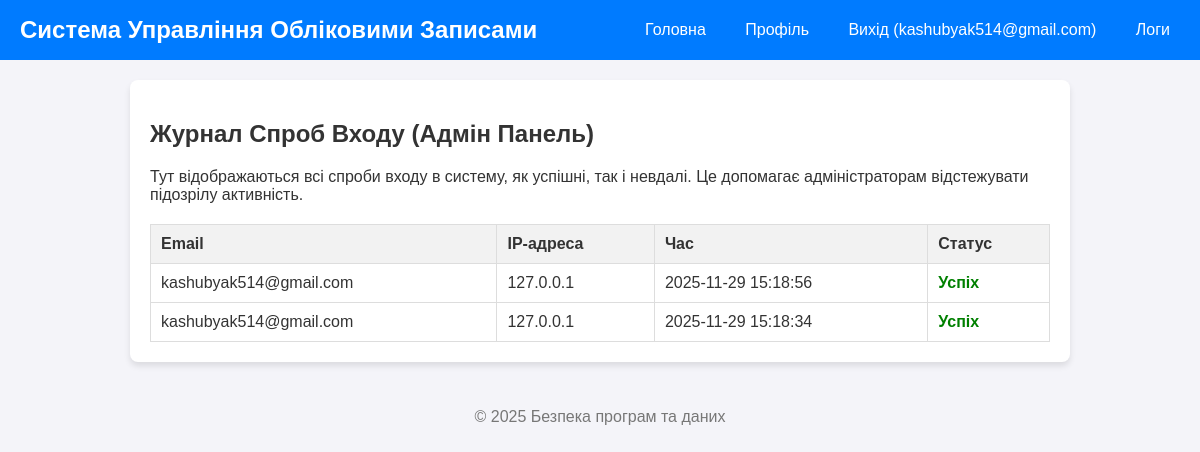
Before: /admin/logs (signed in) with the older database file.
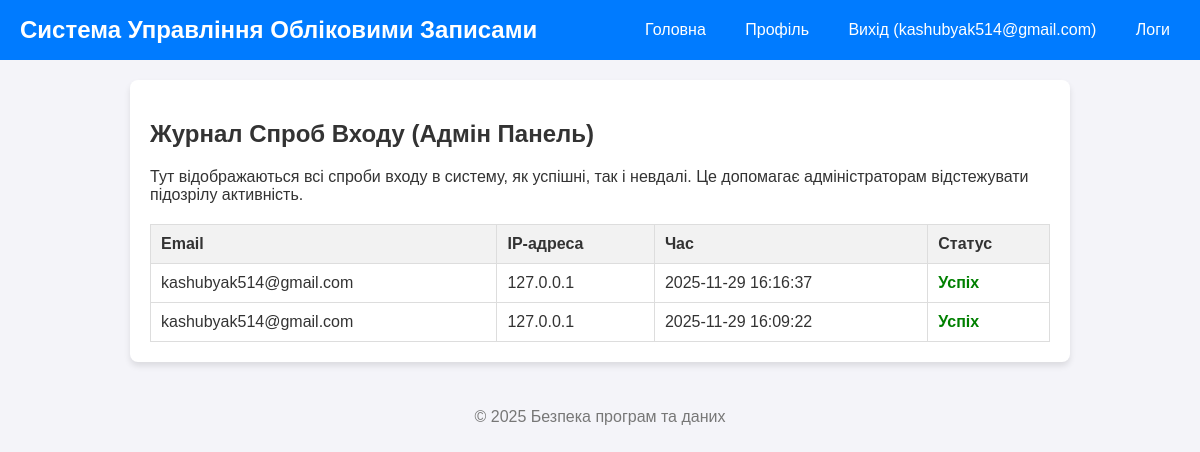
After: the same page with the newer database file.
### app.py (models this page shows)
class LoginAttempt(db.Model):
    id = db.Column(db.Integer, primary_key=True)
    email = db.Column(db.String(120), nullable=False)
    ip_address = db.Column(db.String(45), nullable=False)
    timestamp = db.Column(db.DateTime, default=datetime.utcnow)
    success = db.Column(db.Boolean, nullable=False)

### app.py (the view)
@app.route('/admin/logs')
def admin_logs():
    if 'user_id' not in session:
        flash('У вас немає прав доступу до цієї сторінки.', 'danger')
        return redirect(url_for('login'))
    logs = LoginAttempt.query.order_by(LoginAttempt.timestamp.desc()).all()
    return render_template('admin_logs.html', logs=logs)

### app.py (called while the page is built)
@app.context_processor
def inject_global_vars():
    return dict(RECAPTCHA_SITE_KEY=RECAPTCHA_SITE_KEY)

### templates/admin_logs.html (shortened to what this page needs)
{% extends "base.html" %} {% block content %}
<h2>Журнал Спроб Входу (Адмін Панель)</h2>
<p>
	Тут відображаються всі спроби входу в систему, як успішні, так і невдалі. Це допомагає
	адміністраторам відстежувати підозрілу активність.
</p>
<table class="log-table">
	<thead>
		<tr>
			<th>Email</th>
			<th>IP-адреса</th>
			<th>Час</th>
			<th>Статус</th>
		</tr>
	</thead>
	<tbody>
		{% for log in logs %}
		<tr>
			<td>{{ log.email }}</td>
			<td>{{ log.ip_address }}</td>
			<td>{{ log.timestamp.strftime('%Y-%m-%d %H:%M:%S') }}</td>
			<td class="{% if log.success %}success-status{% else %}failure-status{% endif %}">
				{% if log.success %} Успіх {% else %} Невдача {% endif %}
			</td>
		</tr>
		{% else %}
		<tr>
			<td colspan="4">Журнал спроб входу порожній.</td>
		</tr>
		{% endfor %}
	</tbody>
</table>
{% endblock %}

Changed rows visible on the page:
changed LoginAttempt (number 1 of 2 on the later page): timestamp "2025-11-29 15:18:56" → "2025-11-29 16:16:37"
changed LoginAttempt (number 2 of 2 on the later page): timestamp "2025-11-29 15:18:34" → "2025-11-29 16:09:22"
